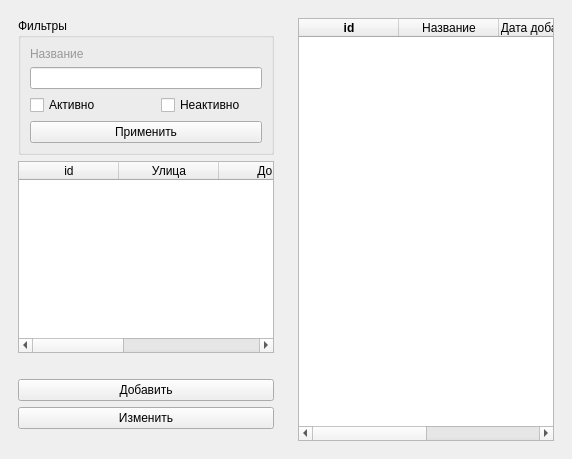
        <widget class="QWidget" name="tab_3">
         <attribute name="icon">
          <iconset>
           <normalon>:/res/res/urbanization.png</normalon>
          </iconset>
         </attribute>
         <attribute name="title">
          <string/>
         </attribute>
         <layout class="QVBoxLayout" name="verticalLayout_6">
          <property name="spacing">
           <number>0</number>
          </property>
          <property name="leftMargin">
           <number>0</number>
          </property>
          <property name="topMargin">
           <number>0</number>
          </property>
          <property name="rightMargin">
           <number>0</number>
          </property>
          <property name="bottomMargin">
           <number>0</number>
          </property>
          <item>
           <widget class="QWidget" name="widget_7" native="true">
            <layout class="QGridLayout" name="gridLayout_8">
             <item row="0" column="1" rowspan="3">
              <widget class="QWidget" name="widget_9" native="true">
               <layout class="QVBoxLayout" name="verticalLayout_8">
                <item>
                 <widget class="QTableWidget" name="CompanyTableWidget">
                  <property name="layoutDirection">
                   <enum>Qt::LeftToRight</enum>
                  </property>
                  <property name="styleSheet">
                   <string notr="true"/>
                  </property>
                  <property name="editTriggers">
                   <set>QAbstractItemView::NoEditTriggers</set>
                  </property>
                  <property name="alternatingRowColors">
                   <bool>false</bool>
                  </property>
                  <property name="selectionMode">
                   <enum>QAbstractItemView::SingleSelection</enum>
                  </property>
                  <property name="selectionBehavior">
                   <enum>QAbstractItemView::SelectRows</enum>
                  </property>
                  <attribute name="horizontalHeaderCascadingSectionResizes">
                   <bool>true</bool>
                  </attribute>
                  <attribute name="horizontalHeaderShowSortIndicator" stdset="0">
                   <bool>true</bool>
                  </attribute>
                  <attribute name="horizontalHeaderStretchLastSection">
                   <bool>false</bool>
                  </attribute>
                  <column>
                   <property name="text">
                    <string>id</string>
                   </property>
                   <property name="font">
                    <font>
                     <weight>75</weight>
                     <bold>true</bold>
                    </font>
                   </property>
                   <property name="textAlignment">
                    <set>AlignCenter</set>
                   </property>
                  </column>
                  <column>
                   <property name="text">
                    <string>Название</string>
                   </property>
                   <property name="textAlignment">
                    <set>AlignCenter</set>
                   </property>
                  </column>
                  <column>
                   <property name="text">
                    <string>Дата добавления</string>
                   </property>
                   <property name="textAlignment">
                    <set>AlignCenter</set>
                   </property>
                  </column>
                  <column>
                   <property name="text">
                    <string>Активно</string>
                   </property>
                   <property name="textAlignment">
                    <set>AlignCenter</set>
                   </property>
                  </column>
                 </widget>
                </item>
               </layout>
              </widget>
             </item>
             <item row="0" column="0">
              <widget class="QWidget" name="widget_8" native="true">
               <property name="maximumSize">
                <size>
                 <width>400</width>
                 <height>16777215</height>
                </size>
               </property>
               <layout class="QVBoxLayout" name="verticalLayout_12">
                <item>
                 <widget class="QGroupBox" name="groupBox_3">
                  <property name="title">
                   <string>Фильтры</string>
                  </property>
                  <layout class="QGridLayout" name="gridLayout_6">
                   <item row="5" column="0" colspan="4">
                    <widget class="QPushButton" name="acceptFilterCompanyBtn">
                     <property name="text">
                      <string>Применить</string>
                     </property>
                    </widget>
                   </item>
                   <item row="3" column="2" colspan="2">
                    <widget class="QCheckBox" name="inactiveCompanyCheckBox">
                     <property name="text">
                      <string>Неактивно</string>
                     </property>
                    </widget>
                   </item>
                   <item row="3" column="0">
                    <widget class="QCheckBox" name="activeCompanyCheckBox">
                     <property name="text">
                      <string>Активно</string>
                     </property>
                    </widget>
                   </item>
                   <item row="0" column="0">
                    <widget class="QLabel" name="label_8">
                     <property name="styleSheet">
                      <string notr="true">color: rgb(153, 153, 153);</string>
                     </property>
                     <property name="text">
                      <string>Название</string>
                     </property>
                     <property name="margin">
                      <number>4</number>
                     </property>
                    </widget>
                   </item>
                   <item row="1" column="0" colspan="4">
                    <widget class="QLineEdit" name="nameCompanyFilterEdit"/>
                   </item>
                  </layout>
                 </widget>
                </item>
                <item>
                 <widget class="QTableWidget" name="addressTableWidget">
                  <column>
                   <property name="text">
                    <string>id</string>
                   </property>
                  </column>
                  <column>
                   <property name="text">
                    <string>Улица</string>
                   </property>
                  </column>
                  <column>
                   <property name="text">
                    <string>Дом</string>
                   </property>
                  </column>
                  <column>
                   <property name="text">
                    <string>Дата создания</string>
                   </property>
                  </column>
                  <column>
                   <property name="text">
                    <string>Активно</string>
                   </property>
                  </column>
                 </widget>
                </item>
                <item>
                 <spacer name="horizontalSpacer_2">
                  <property name="orientation">
                   <enum>Qt::Horizontal</enum>
                  </property>
                  <property name="sizeHint" stdset="0">
                   <size>
                    <width>40</width>
                    <height>20</height>
                   </size>
                  </property>
                 </spacer>
                </item>
                <item>
                 <widget class="QPushButton" name="createCompanyBtn">
                  <property name="text">
                   <string>Добавить</string>
                  </property>
                 </widget>
                </item>
                <item>
                 <widget class="QPushButton" name="updateCompanyBtn">
                  <property name="text">
                   <string>Изменить</string>
                  </property>
                 </widget>
                </item>
               </layout>
              </widget>
             </item>
            </layout>
           </widget>
          </item>
         </layout>
        </widget>
